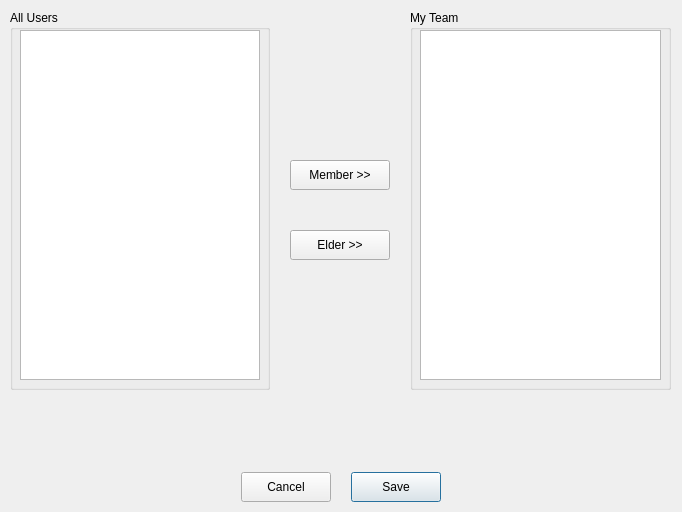
<?xml version="1.0" encoding="UTF-8"?>
<ui version="4.0">
 <class>AddMemberWindow</class>
 <widget class="QDialog" name="AddMemberWindow">
  <property name="geometry">
   <rect>
    <x>0</x>
    <y>0</y>
    <width>682</width>
    <height>512</height>
   </rect>
  </property>
  <property name="minimumSize">
   <size>
    <width>682</width>
    <height>512</height>
   </size>
  </property>
  <property name="maximumSize">
   <size>
    <width>682</width>
    <height>512</height>
   </size>
  </property>
  <property name="windowTitle">
   <string>Dialog</string>
  </property>
  <widget class="QGroupBox" name="groupBox">
   <property name="geometry">
    <rect>
     <x>10</x>
     <y>10</y>
     <width>260</width>
     <height>380</height>
    </rect>
   </property>
   <property name="title">
    <string>All Users</string>
   </property>
   <widget class="QListWidget" name="all_user_list">
    <property name="geometry">
     <rect>
      <x>10</x>
      <y>20</y>
      <width>240</width>
      <height>350</height>
     </rect>
    </property>
   </widget>
  </widget>
  <widget class="QGroupBox" name="groupBox_2">
   <property name="geometry">
    <rect>
     <x>410</x>
     <y>10</y>
     <width>261</width>
     <height>380</height>
    </rect>
   </property>
   <property name="title">
    <string>My Team</string>
   </property>
   <widget class="QListWidget" name="my_team_list">
    <property name="geometry">
     <rect>
      <x>10</x>
      <y>20</y>
      <width>241</width>
      <height>350</height>
     </rect>
    </property>
   </widget>
  </widget>
  <widget class="QPushButton" name="save_button">
   <property name="geometry">
    <rect>
     <x>351</x>
     <y>472</y>
     <width>90</width>
     <height>30</height>
    </rect>
   </property>
   <property name="text">
    <string>Save</string>
   </property>
  </widget>
  <widget class="QPushButton" name="cancel_button">
   <property name="geometry">
    <rect>
     <x>241</x>
     <y>472</y>
     <width>90</width>
     <height>30</height>
    </rect>
   </property>
   <property name="text">
    <string>Cancel</string>
   </property>
  </widget>
  <widget class="QPushButton" name="add_member_button">
   <property name="geometry">
    <rect>
     <x>290</x>
     <y>160</y>
     <width>100</width>
     <height>30</height>
    </rect>
   </property>
   <property name="text">
    <string>Member &gt;&gt;</string>
   </property>
  </widget>
  <widget class="QPushButton" name="add_elder_button">
   <property name="geometry">
    <rect>
     <x>290</x>
     <y>230</y>
     <width>100</width>
     <height>30</height>
    </rect>
   </property>
   <property name="text">
    <string>Elder &gt;&gt;</string>
   </property>
  </widget>
 </widget>
 <resources/>
 <connections/>
</ui>
